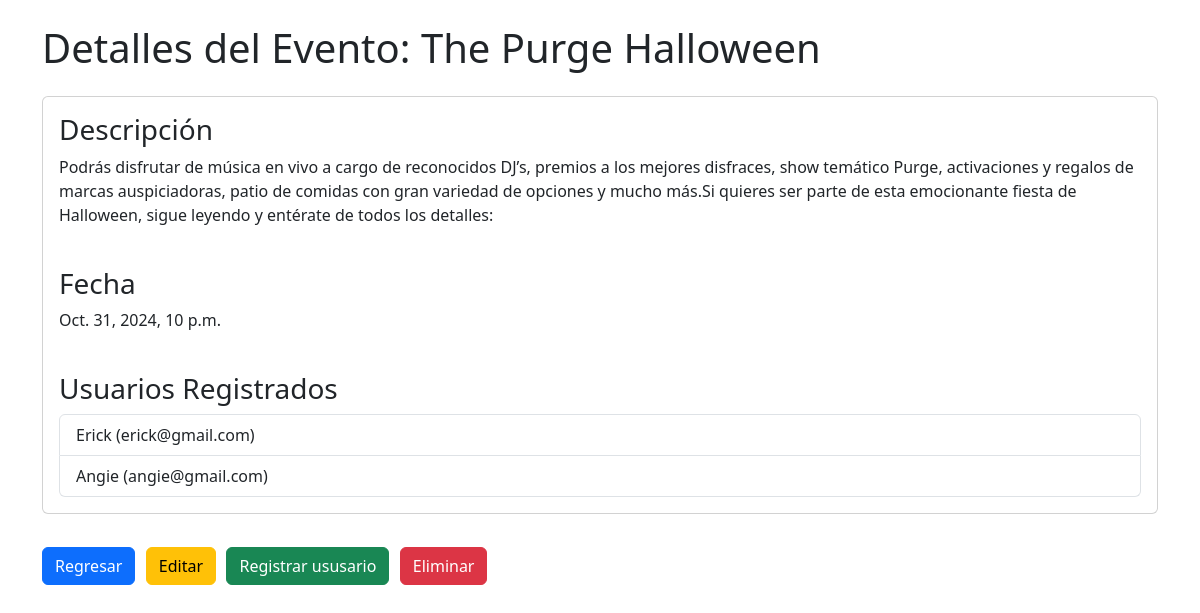
/eventos/eventos/4/, run on the app's committed database.
### eventos/models.py (models this page shows, shortened)
class Evento(models.Model):
    nombre = models.CharField(max_length=100)
    descripcion = models.TextField()
    fecha = models.DateTimeField()
    organizador = models.ForeignKey(Usuario, on_delete=models.CASCADE)

class RegistroEvento(models.Model):
    usuario = models.ForeignKey(Usuario, on_delete=models.CASCADE)
    evento = models.ForeignKey(Evento, on_delete=models.CASCADE)
    fecha_registro = models.DateTimeField(auto_now_add=True)

class Usuario(models.Model):
    nombre = models.CharField(max_length=50)
    email = models.EmailField(unique=True)

### eventos/views.py (the view)
# urls.py: path('eventos/<int:evento_id>/', views.detalle_evento, name='detalle_evento'),
def detalle_evento(request, evento_id):
    evento = get_object_or_404(Evento, id=evento_id)
    usuarios_registrados = evento.registroevento_set.all()
    return render(request, 'eventos/detalle_evento.html', {'evento': evento, 'usuarios_registrados': usuarios_registrados})

### eventos/templates/eventos/detalle_evento.html (shortened to what this page needs)
<!DOCTYPE html>
<html lang="en">
<head>
    <link href="https://cdn.jsdelivr.net/npm/bootstrap@5.3.3/dist/css/bootstrap.min.css" rel="stylesheet">
</head>
<body>
    <div class="container">
        <h1 class="my-4">Detalles del Evento: {{ evento.nombre }}</h1>
        <div class="card">
            <div class="card-body">
                <h3 class="card-title">Descripción</h3>
                <p class="card-text">{{ evento.descripcion }}</p>
                <br>
                <h3 class="card-title">Fecha</h3>
                <p class="card-text">{{ evento.fecha }}</p>
                <br>
                <h3 class="card-title">Usuarios Registrados</h3>
                <ul class="list-group">
                    {% for registro in usuarios_registrados %}
                    <li class="list-group-item">{{ registro.usuario.nombre }} ({{ registro.usuario.email }})</li>
                    {% endfor %}
                </ul>
            </div>
        </div>
        <h1 class="my-4">
            <a href="{% url 'lista_eventos' %}" class="btn btn-primary">Regresar</a>
            <a href="{% url 'editar_evento' evento.id %}" class="btn btn-warning">Editar</a>
            <a href="{% url 'lista_eventos' %}" class="btn btn-success">Registrar ususario</a>
            <form action="{% url 'eliminar_evento' evento.id %}" method="post" class="d-inline">
                <button type="submit" class="btn btn-danger"
                onclick="return confirm('¿Estás seguro de que quieres eliminar este evento?')">Eliminar</button>
            </form>
        </h1>
    </div>
</body>
</html>

### data on the page
Evento: nombre "The Purge Halloween", descripcion "Podrás disfrutar de música en vivo a cargo de reconocidos DJ’s, premios a los mejores disfraces, show temático Purge, activaciones y regalos de marcas auspiciadoras, patio de comidas con gran variedad de opciones y mucho más.Si quieres ser parte de esta emocionante fiesta de Halloween, sigue leyendo y entérate de todos los detalles:", fecha "Oct. 31, 2024, 10 p.m."
RegistroEvento: usuario.nombre "Erick", usuario.email "erick@gmail.com"
RegistroEvento: usuario.nombre "Angie", usuario.email "angie@gmail.com"
